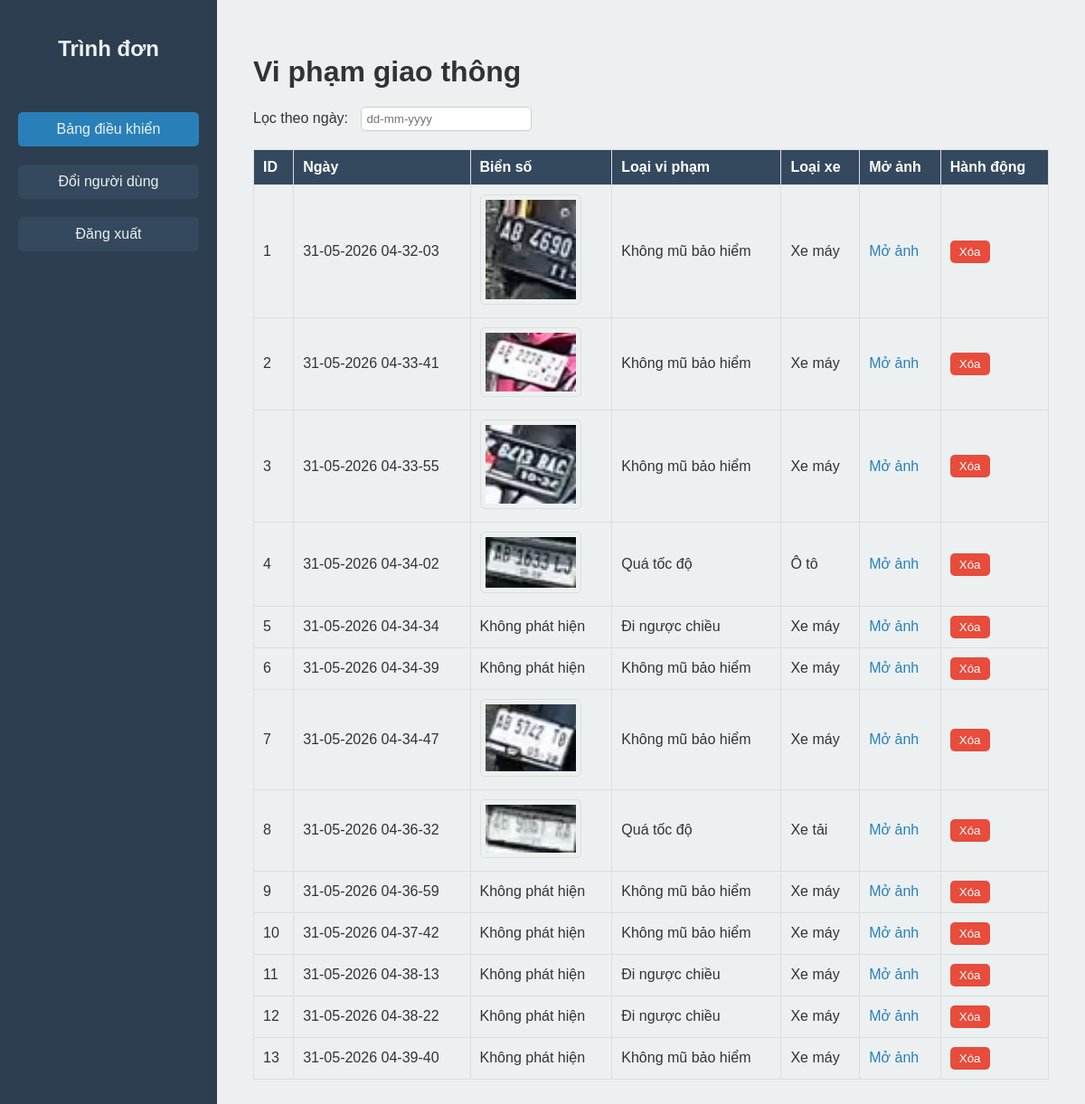
/dashboard, run on the app's committed database.
### tables this page shows
CREATE TABLE datalog (
                                    id INTEGER PRIMARY KEY,
                                    track_id TEXT NOT NULL,
                                    date TEXT NOT NULL,
                                    plat_license TEXT NOT NULL,
                                    speed TEXT NOT NULL,
                                    max_speed TEXT NOT NULL,
                                    violence_category TEXT NOT NULL,
                                    vehicle TEXT NOT NULL,
                                    location TEXT NOT NULL,
                                    open_photo TEXT NOT NULL
                                );

### server.py (the view)
@app.route("/dashboard")
def dashboard():
    filter_date = request.args.get("date", "")
    conn = _datalog_conn()
    query = "SELECT * FROM datalog"
    params: list = []
    if filter_date:
        query += " WHERE date LIKE ?"
        params.append(f"%{filter_date}%")
    data = conn.execute(query, params).fetchall()
    conn.close()
    return render_template("dashboard.html", data=data)

### server.py (called while the page is built)
def _datalog_conn():
    import sqlite3
    db_path = os.path.join(BASE_DIR, "database", "datalog.db")
    conn = sqlite3.connect(db_path)
    conn.row_factory = sqlite3.Row
    return conn

### templates/dashboard.html (shortened to what this page needs)
<!DOCTYPE html>
<html lang="vi">
<head>
    <link rel="stylesheet" href="{{ url_for('static', filename='dashboard.css') }}">
</head>
<body>
    <div class="container">
        <div class="sidebar">
            <h2>Trình đơn</h2>
            <ul>
                <li><a href="/dashboard" class="active">Bảng điều khiển</a></li>
                <li><a href="/change-user">Đổi người dùng</a></li>
                <li><a href="#" onclick="logout()">Đăng xuất</a></li>
            </ul>
        </div>
        <div class="content">
            <h1>Vi phạm giao thông</h1>
            <div class="filters">
                <label for="filter-date">Lọc theo ngày:</label>
                <input type="text" id="filter-date" placeholder="dd-mm-yyyy" onchange="filterByDate(this.value)">
            </div>
            <table>
                <thead>
                    <tr>
                        <th>ID</th>
                        <th>Ngày</th>
                        <th>Biển số</th>
                        <th>Loại vi phạm</th>
                        <th>Loại xe</th>
                        <th>Mở ảnh</th>
                        <th>Hành động</th>
                    </tr>
                </thead>
                <tbody>
                    {% for row in data %}
                    <tr>
                        <td>{{ row['id'] }}</td>
                        <td>{{ row['date'] }}</td>
                        <td>
                            {% if 'Not Detected' in row['plat_license'] or 'Không' in row['plat_license'] %}
                                Không phát hiện
                            {% elif row['plat_license'] %}
                                <img src="/static/{{ row['plat_license'] }}" alt="Biển số" style="width:100px;height:auto;">
                            {% else %}
                                Không phát hiện
                            {% endif %}
                        </td>
                        <td>{{ row['violence_category'] }}</td>
                        <td>{{ row['vehicle'] }}</td>
                        <td><a href="/photo/{{ row['id'] }}">Mở ảnh</a></td>
                        <td><button onclick="deleteRow({{ row['id'] }})">Xóa</button></td>
                    </tr>
                    {% endfor %}
                </tbody>
            </table>
        </div>
    </div>
</body>
</html>

### database/static/dashboard.css (style rules this page uses)
body, html { margin: 0; padding: 0; font-family: 'Arial', sans-serif; background-color: #f4f4f4; color: #333; height: 100%; }
.container { display: flex; height: 100vh; }
.sidebar { background-color: #2c3e50; padding: 20px; width: 200px; display: flex; flex-direction: column; align-items: center; }
.sidebar h2 { color: #ecf0f1; margin-bottom: 40px; }
.sidebar ul { list-style-type: none; padding: 0; width: 100%; }
.sidebar ul li { width: 100%; margin-bottom: 20px; }
.sidebar ul li a { text-decoration: none; color: #ecf0f1; background-color: #34495e; padding: 10px 20px; border-radius: 5px; display: block; text-align: center; }
.sidebar ul li a.active, .sidebar ul li a:hover { background-color: #2980b9; }
.content { flex: 1; padding: 40px; background-color: #ecf0f1; overflow-y: auto; }
.content h1 { margin-bottom: 20px; }
table img { max-width: 100px; height: auto; border: 1px solid #ddd; border-radius: 5px; padding: 5px; }
table { width: 100%; border-collapse: collapse; margin-bottom: 20px; }
table th, table td { padding: 10px; border: 1px solid #ddd; text-align: left; }
table th { background-color: #34495e; color: white; }
table a { color: #2980b9; text-decoration: none; }
button { padding: 5px 10px; border-radius: 5px; border: none; background-color: #e74c3c; color: white; cursor: pointer; }
.filters { margin-bottom: 20px; }
.filters label { margin-right: 10px; }
.filters input[type="text"] { padding: 5px; border: 1px solid #ccc; border-radius: 5px; }

### data on the page
datalog: id "1", date "31-05-2026 04-32-03", plat_license (picture), violence_category "Không mũ bảo hiểm", vehicle "Xe máy"
datalog: id "2", date "31-05-2026 04-33-41", plat_license (picture), violence_category "Không mũ bảo hiểm", vehicle "Xe máy"
datalog: id "3", date "31-05-2026 04-33-55", plat_license (picture), violence_category "Không mũ bảo hiểm", vehicle "Xe máy"
datalog: id "4", date "31-05-2026 04-34-02", plat_license (picture), violence_category "Quá tốc độ", vehicle "Ô tô"
datalog: id "5", date "31-05-2026 04-34-34", plat_license "Không phát hiện", violence_category "Đi ngược chiều", vehicle "Xe máy"
datalog: id "6", date "31-05-2026 04-34-39", plat_license "Không phát hiện", violence_category "Không mũ bảo hiểm", vehicle "Xe máy"
datalog: id "7", date "31-05-2026 04-34-47", plat_license (picture), violence_category "Không mũ bảo hiểm", vehicle "Xe máy"
datalog: id "8", date "31-05-2026 04-36-32", plat_license (picture), violence_category "Quá tốc độ", vehicle "Xe tải"
datalog: id "9", date "31-05-2026 04-36-59", plat_license "Không phát hiện", violence_category "Không mũ bảo hiểm", vehicle "Xe máy"
datalog: id "10", date "31-05-2026 04-37-42", plat_license "Không phát hiện", violence_category "Không mũ bảo hiểm", vehicle "Xe máy"
datalog: id "11", date "31-05-2026 04-38-13", plat_license "Không phát hiện", violence_category "Đi ngược chiều", vehicle "Xe máy"
datalog: id "12", date "31-05-2026 04-38-22", plat_license "Không phát hiện", violence_category "Đi ngược chiều", vehicle "Xe máy"
datalog: id "13", date "31-05-2026 04-39-40", plat_license "Không phát hiện", violence_category "Không mũ bảo hiểm", vehicle "Xe máy"
